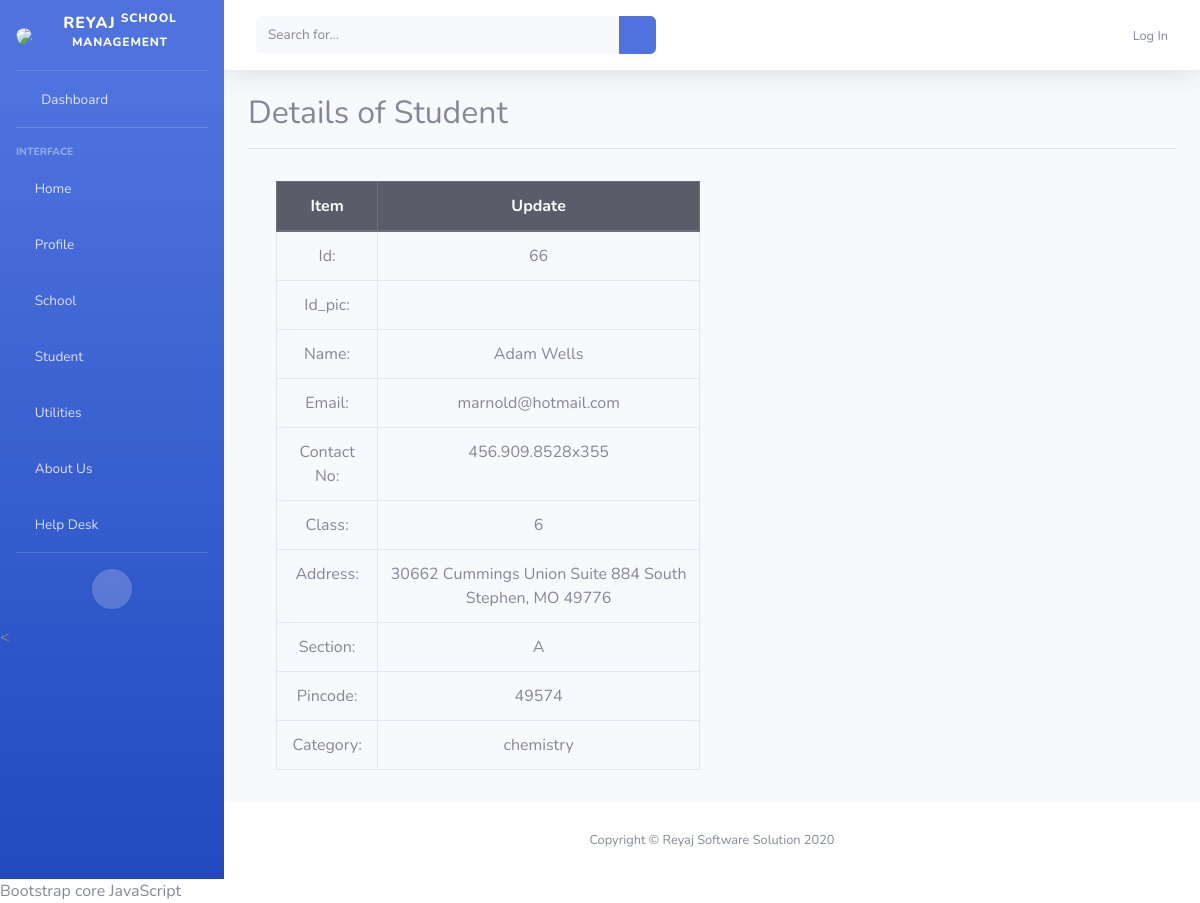
Screenshot of /studentdetail/66 with the database file from the repository.
### schooladmin/models.py (models this page shows, shortened)
class Students(models.Model):
    name                =       models.CharField(max_length=664, null=True)
    email               =       models.EmailField(null=True)
    admission_no        =       models.IntegerField(null=True)
    contact_no          =       models.CharField(max_length=12, unique=True, null=True)
    father_name         =       models.CharField(max_length=664, null=True)
    mother_name         =       models.CharField(max_length=664, null=True)
    parent_email        =       models.EmailField(null=True)
    parent_contact_no   =       models.CharField(max_length=612, null=True)
    blood_group         =       models.CharField(max_length=620, default="B", null=True, choices=(('A', 'A'), ('B', 'B'), ('O', 'O'), ('AB', 'AB')))
    category            =       models.CharField(max_length=620, null=True, default="math",choices=(('science', 'science'), ('math', 'math'), ('biology', 'biology'), ('physics', 'physics'), ('chemistry', 'chemistry')))
    religion            =       models.CharField(max_length=600, null=True, default="hindu", choices=(('hindu', 'hindu'), ('muslim', 'muslim'), ('christian', 'christian'), ('other', 'other')))
    pincode             =       models.CharField(max_length=6, null=True)
    classes             =       models.CharField(max_length=600, null=True, default="1", choices=(('1', '1'), ('2', '2'), ('3', '3'), ('4', '4'), ('5', '5'), ('6', '6'), ('7', '7'), ('8', '8'), ('9', '9'), ('10', '10')))
    section             =       models.CharField(max_length=600, null=True, default="A", choices=(('A', 'A'), ('B', 'B'), ('C', 'C'),('D', 'D')))
    address             =       models.TextField(null=True)
    permanent_address   =       models.TextField(null=True)
    pic                 =       models.FileField(null=True,blank=True)

### schooladmin/views.py (the view)
# urls.py: path('studentdetail/<int:id>', views.students_detail, name='detail1'),
def students_detail(request, id):
    data = Students.objects.get(id=id)
    return render(request, 'student_detail.html', {'data': data})

### schooladmin/templates/student_detail.html
{% extends 'base.html'%}
{% block body%}
<div class="container">
    <h2 class="text-bold m-auto">Details of Student</h2>
<hr>
    <div class="row m-auto p-3">
        <div class="col-6 ">
            {%if data%}
            <table class="table table-bordered">
                <thead class="thead-dark">
                <tr class="text-center">
                    <th scope="col">Item</th>
                    <th scope="col">Update</th>
                    </tr>
                </thead>
                  <tbody>
                <tr class="text-center">
                    <td scope="row">Id:</td>
                    <td scope="row">{{data.id}}</td>
                </tr>
                <tr class="text-center">
                    <td scope="row">Id_pic:</td>
                    <td scope="row">{{data.id_pic}}</td>
                </tr>
                <tr class="text-center">
                    <td scope="row">Name:</td>
                    <td scope="row">{{data.name}}</td>
                </tr>
                <tr class="text-center">
                    <td scope="row">Email:</td>
                    <td scope="row">{{data.email}}</td>
                </tr>
                <tr class="text-center">
                    <td scope="row">Contact No:</td>
                    <td scope="row">{{data.contact_no}}</td>
                </tr>
                <tr class="text-center">
                    <td scope="row">Class:</td>
                    <td scope="row">{{data.classes}}</td>
                </tr>
                <tr class="text-center">
                    <td scope="row">Address:</td>
                    <td scope="row">{{data.address}}</td>
                </tr>
                <tr class="text-center">
                    <td scope="row">Section:</td>
                    <td scope="row">{{data.section}}</td>
                </tr>
                <tr class="text-center">
                    <td scope="row">Pincode:</td>
                    <td scope="row">{{data.pincode}}</td>
                </tr>
                <tr class="text-center">
                    <td scope="row">Category:</td>
                    <td scope="row">{{data.category}}</td>
                </tr>
                 </tbody>
               </table>
             {% else %}
                <h1>No Data Found</h1>
                {% endif %}
        </div>
    </div>
</div>
{% endblock%}

### rows the page displays
Students: id "66", name "Adam Wells", email "marnold@hotmail.com", contact_no "456.909.8528x355", classes "6", address "30662 Cummings Union Suite 884 South Stephen, MO 49776", section "A", pincode "49574", category "chemistry"
